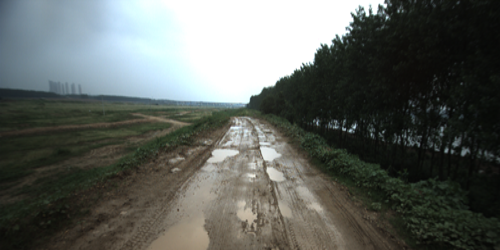
#> input picture data/imgs/1066.png, 500 x 250 px
$ jupyter execute BayesSeqInfoFusion.ipynb
#> lines starting #> are read from the running program, lines starting #| are printed output that depends on the picture; after the words box and inside, x2 and y2 are one past the last pixel; in counts of white or black regions, pixels touching at a corner belong together
[cell 1]
import cv2
import numpy as np
from sklearn.naive_bayes import GaussianNB
from sklearn.model_selection import train_test_split, cross_val_score
from sklearn.preprocessing import StandardScaler
from sklearn.metrics import accuracy_score, confusion_matrix
import matplotlib.pyplot as plt

[cell 2]
# Load image and mask
image_bgr = cv2.imread('../../data/imgs/1066.png')
#> image_bgr is the input picture: shape (250, 500, 3); mean B, G, R 92.6, 97.2, 93.2
image_rgb = cv2.cvtColor(image_bgr, cv2.COLOR_BGR2RGB)
mask = cv2.imread('../../data/imgs/mask1066.png', cv2.IMREAD_GRAYSCALE)
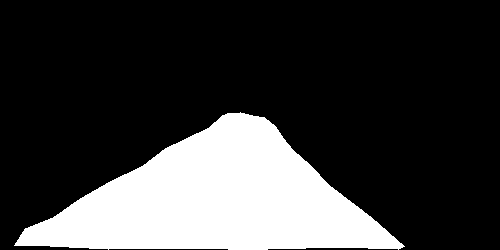
#> input picture data/imgs/mask1066.png, 500 x 250 px
#> mask: shape (250, 500); 23.4% white; 1 white region, box (x1, y1, x2, y2) and area: (14, 112, 405, 250) 29261

# Set binary labels for mask (1 for road, 0 for non-road)
Y = mask.flatten()
Y = np.where(Y > 128, 1, 0)

[cell 3]
# Define parameters for foreground (road) and background (non-road) based on prior knowledge or statistics
foreground_params = {
    'mean_rgb': np.array([150, 150, 150]),
    'std_rgb': np.array([20, 20, 20]),
    'mean_hsv': np.array([90, 60, 60]),
    'std_hsv': np.array([15, 15, 15]),
    'mean_lab': np.array([145, 128, 128]),
    'std_lab': np.array([10, 10, 10])
}

background_params = {
    'mean_rgb': np.array([60, 60, 60]),
    'std_rgb': np.array([10, 10, 10]),
    'mean_hsv': np.array([0, 0, 50]),
    'std_hsv': np.array([10, 10, 10]),
    'mean_lab': np.array([80, 128, 128]),
    'std_lab': np.array([10, 10, 10])
}


# Function to calculate probability for each color channel in a block given the mean and std deviation
def calculate_probability(block, mean, std):
    # Convert mean and std to numpy arrays to avoid issues with sequence multiplication
    mean = np.array(mean)
    std = np.array(std)

    # Calculate the Gaussian probability for each channel in the block
    prob_rgb = np.exp(-0.5 * ((block - mean) / std) ** 2) / (std * np.sqrt(2 * np.pi))
    return np.prod(prob_rgb)  # Use np.prod to multiply across RGB channels


# Bayesian segmentation function
def bayesian_segment(image, fg_params, bg_params, block_size=5):
#> called with block_size = 5
    height, width, _ = image.shape
#> height = 250; width = 500
    segmented_image = np.zeros((height, width), dtype=np.uint8)

    for i in range(0, height - block_size + 1):
        for j in range(0, width - block_size + 1):
            # Extract block
            block = image[i:i + block_size, j:j + block_size]

            # Compute mean and variance of RGB, HSV, and LAB for the block
            mean_rgb = np.mean(block, axis=(0, 1))
            var_rgb = np.var(block, axis=(0, 1))
            mean_hsv = np.mean(cv2.cvtColor(block, cv2.COLOR_RGB2HSV), axis=(0, 1))
            var_hsv = np.var(cv2.cvtColor(block, cv2.COLOR_RGB2HSV), axis=(0, 1))
            mean_lab = np.mean(cv2.cvtColor(block, cv2.COLOR_RGB2LAB), axis=(0, 1))
            var_lab = np.var(cv2.cvtColor(block, cv2.COLOR_RGB2LAB), axis=(0, 1))

            # Calculate probability for foreground
            p_fg_rgb = calculate_probability(mean_rgb, fg_params['mean_rgb'], fg_params['std_rgb'])
            p_fg_hsv = calculate_probability(mean_hsv, fg_params['mean_hsv'], fg_params['std_hsv'])
            p_fg_lab = calculate_probability(mean_lab, fg_params['mean_lab'], fg_params['std_lab'])
            p_fg = p_fg_rgb * p_fg_lab

            # Calculate probability for background
            p_bg_rgb = calculate_probability(mean_rgb, bg_params['mean_rgb'], bg_params['std_rgb'])
            p_bg_hsv = calculate_probability(mean_hsv, bg_params['mean_hsv'], bg_params['std_hsv'])
            p_bg_lab = calculate_probability(mean_lab, bg_params['mean_lab'], bg_params['std_lab'])
            p_bg = p_bg_rgb * p_bg_lab


            # Decide class based on maximum posterior probability
            label = 1 if p_fg > p_bg else 0
            segmented_image[i + block_size // 2, j + block_size // 2] = label * 255
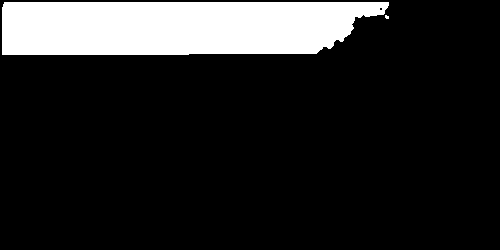
#> segmented_image: shape (250, 500); 14.8% white; 2 white regions (1 under 20 px), largest, box (x1, y1, x2, y2) and area: (2, 2, 389, 55) 18528

    return segmented_image


# Segment the image using the Bayesian approach
segmented_image = bayesian_segment(image_rgb, foreground_params, background_params)

# # Display segmented image
# plt.imshow(segmented_image, cmap='gray')
# plt.title("Bayesian Segmented Image")
# plt.show()


# Post-process the segmented image
def post_process(segmented_image, kernel_size=3, min_area=100):
    # Morphological operations to clean up segmentation
    kernel = cv2.getStructuringElement(cv2.MORPH_ELLIPSE, (kernel_size, kernel_size))
    opened = cv2.morphologyEx(segmented_image, cv2.MORPH_OPEN, kernel)
    closed = cv2.morphologyEx(opened, cv2.MORPH_CLOSE, kernel)

    # Connected component analysis
    num_labels, labels, stats, centroids = cv2.connectedComponentsWithStats(closed, connectivity=8)
    processed_image = np.zeros_like(segmented_image, dtype=np.uint8)

    # Retain large connected components
    for i in range(1, num_labels):
        if stats[i, cv2.CC_STAT_AREA] >= min_area:
            processed_image[labels == i] = 255

    return processed_image


# Apply post-processing
processed_segmented_image = post_process(segmented_image)
